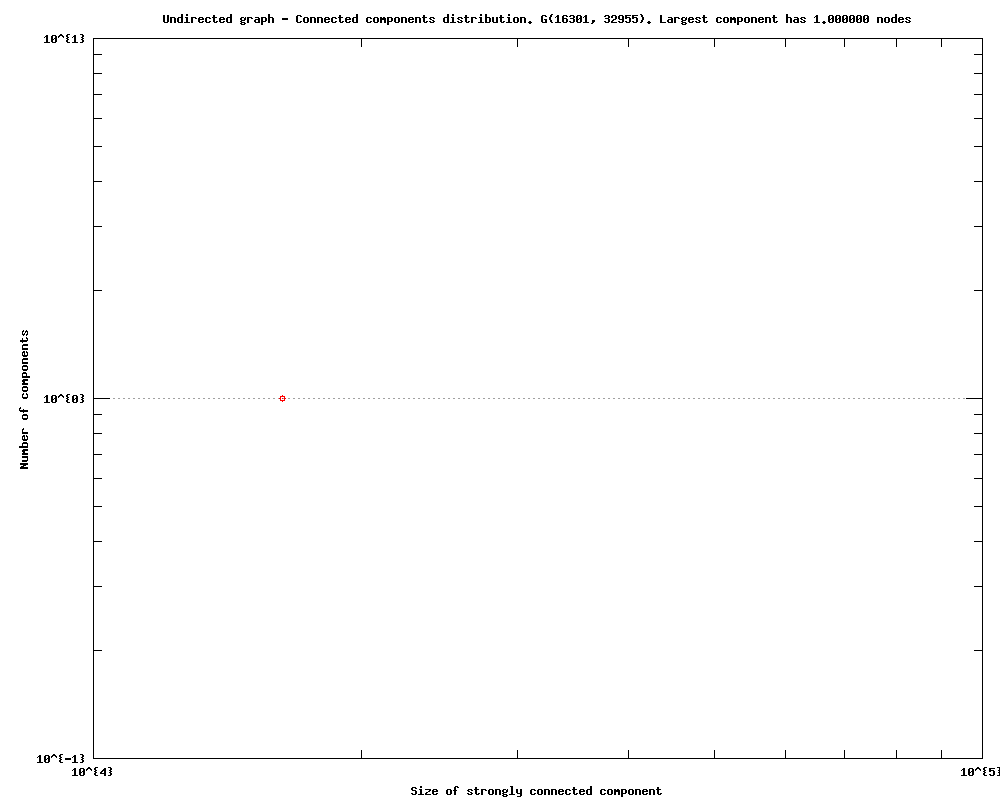

Generate this figure with gnuplot:
#
# Undirected graph - Connected components distribution. G(16301, 32955). Largest component has 1.000000 nodes (Fri Sep 23 20:13:36 2016)
#

set title "Undirected graph - Connected components distribution. G(16301, 32955). Largest component has 1.000000 nodes"
set key bottom right
set logscale xy 10
set format x "10^{%L}"
set mxtics 10
set format y "10^{%L}"
set mytics 10
set grid
set xlabel "Size of strongly connected component"
set ylabel "Number of components"
set tics scale 2
set terminal png size 1000,800
set output 'scc.conn_components_plot_as-caida20040105.txt.png'
plot 	"scc.conn_components_plot_as-caida20040105.txt.tab" using 1:2 title "" with linespoints pt 6
